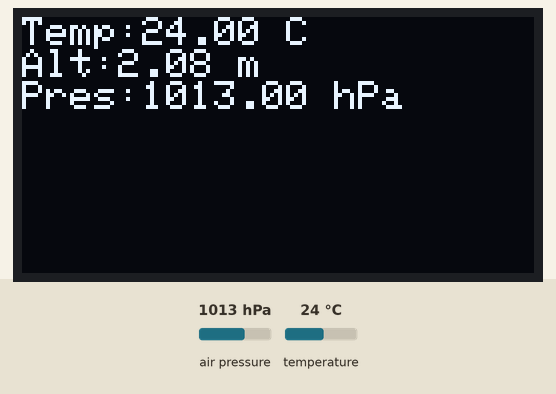
A program run on a simulated Arduino Uno, built with avr-gcc and run on an emulated ATmega328P. Shown: 128×64 one-colour display. The test bench sets the inputs (shaded band); at power-on: air pressure 1013 hPa, temperature 24 °C. What the program prints to the serial monitor is not drawn.

Above: at 1.6 s.
1.7 s: air pressure set to 952 hPa
At 3.4 s:
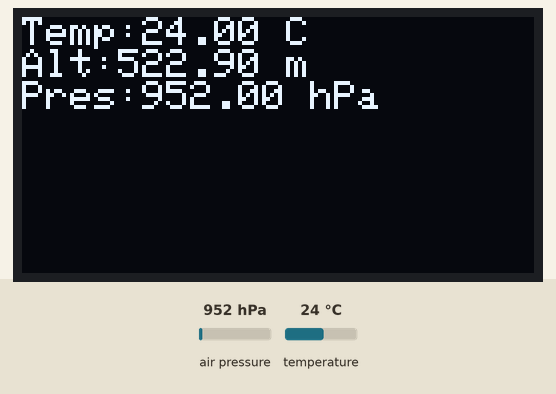
4.6 s: temperature set to 12 °C
At 8.0 s:
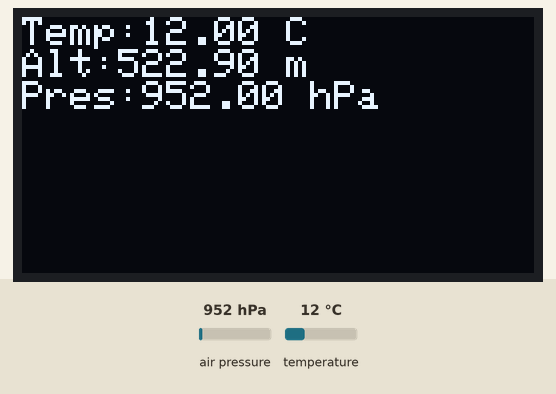
8.7 s: air pressure set to 975 hPa
At 9.7 s:
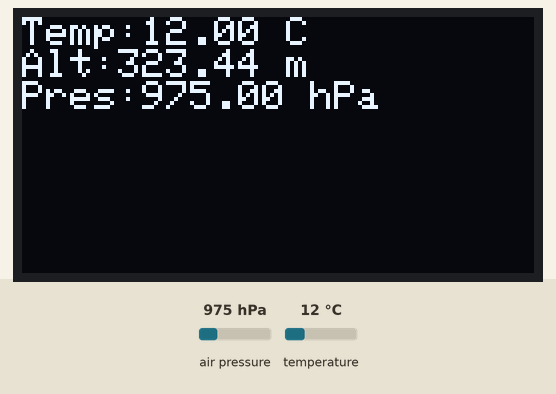
11.1 s: temperature set to 19 °C
Timing chart, 0 to 14.1 s (numbered marks = the images above; inputs shaded):
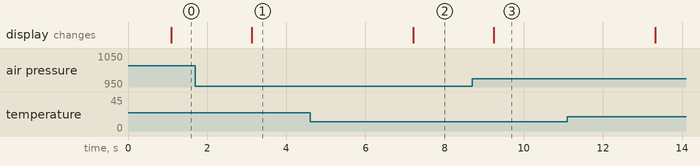

The program:

main.cpp
```cpp
#include <Arduino.h>
#include <Wire.h>
#include <Adafruit_Sensor.h>
#include <Adafruit_BMP280.h>
#include <SPI.h>
#include <Adafruit_GFX.h>
#include <Adafruit_SSD1306.h>

#define SCREEN_WIDTH 128
#define SCREEN_HEIGHT 64

#define OLED_MOSI 11
#define OLED_CLK 13
#define OLED_DC 9
#define OLED_CS 10
#define OLED_RST 8

Adafruit_SSD1306 display(
	SCREEN_WIDTH,
	SCREEN_HEIGHT,
	OLED_MOSI,
	OLED_CLK,
	OLED_DC,
	OLED_RST,
	OLED_CS
);

Adafruit_BMP280 bmp;
float temperature;
float Altitude;
float pressure;

void setup(){

  // Part 3
  Serial.begin(9600);
  Serial.println("Program Started");
  // Part 4
  Wire.begin();
  Serial.println("I2C Started");

  // Part 5
  if (bmp.begin(0x76)){
     Serial.println("BMP280 Found at 0x76");
    }
      else if (bmp.begin(0x77)){
      Serial.println("BMP280 Found at 0x77");
    }
    else{
      Serial.println("BMP280 Not Found");
    }

  // Part 8
  display.begin(SSD1306_SWITCHCAPVCC);

  // Clear Display
  display.clearDisplay();

  // Set Text Size
  display.setTextSize(1);

  // Set Text Color
  display.setTextColor(SSD1306_WHITE);

  // Update Display
  display.display();
}

 void loop(){

  // Part 10
  unsigned long timeSeconds = millis() /1000;
  Serial.print("Time: ");
  Serial.print(timeSeconds);
  Serial.println(" s");

  // Part 5
  temperature = bmp.readTemperature();
  Serial.print("Temperature: ");
  Serial.print(temperature);
  Serial.println(" C");
  delay(1000);

  // Part 6
  Altitude = bmp.readAltitude(1013.25);

  Serial.print("Altitude: ");
  Serial.print(Altitude);
  Serial.println(" m");

  // Part 7
  pressure = bmp.readPressure() / 100.0F;
  Serial.print("Pressure: ");
  Serial.print(pressure);
  Serial.println(" hPa");

  // Part 8
  // Clear the display
  display.clearDisplay();

  // Move the cursor to the top-left corner
  display.setCursor(0,0);

  // Part 9
  // Display temperture, altitude and pressure
  display.print("Temp:");
  display.print(temperature);
  display.println(" C");
  display.print("Alt:");
  display.print(Altitude);
  display.println(" m");
  display.print("Pres:");
  display.print(pressure);
  display.println(" hPa");

  // Display "Hello Dawson"
  //display.print("Hello Dawson");

  // Update the display
  display.display();

  // Wait one second
  delay(1000);
}
```

Measured:
- after the input at 1.7 s, the display: changes after 1.4 s (image 1)
- after the input at 4.6 s, the display: changes after 2.6 s (image 2)
- after the input at 8.7 s, the display: changes after 0.54 s (image 3)
